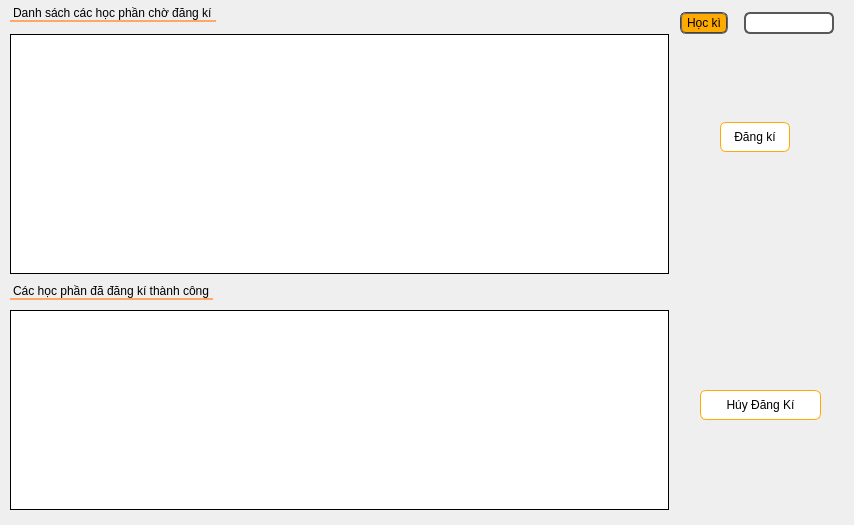
               <widget class="QWidget" name="tab_registerCourse_">
                <attribute name="icon">
                 <iconset resource="image.qrc">
                  <normaloff>:/icon-file/regis_standard.png</normaloff>:/icon-file/regis_standard.png</iconset>
                </attribute>
                <attribute name="title">
                 <string>Đăng Kí Học Phần</string>
                </attribute>
                <widget class="QWidget" name="verticalLayoutWidget">
                 <property name="geometry">
                  <rect>
                   <x>10</x>
                   <y>0</y>
                   <width>661</width>
                   <height>281</height>
                  </rect>
                 </property>
                 <layout class="QVBoxLayout" name="verticalLayout_15">
                  <item>
                   <widget class="QLabel" name="label_5">
                    <property name="sizePolicy">
                     <sizepolicy hsizetype="Fixed" vsizetype="Fixed">
                      <horstretch>0</horstretch>
                      <verstretch>0</verstretch>
                     </sizepolicy>
                    </property>
                    <property name="styleSheet">
                     <string notr="true">border-top: none;
border-left: none;
border-right: none;
border-bottom: 2px solid;
border-bottom-color :  rgb(255, 166, 106);</string>
                    </property>
                    <property name="text">
                     <string>Danh sách các học phần chờ đăng kí</string>
                    </property>
                   </widget>
                  </item>
                  <item>
                   <widget class="QTableView" name="tableView_registerCourse">
                    <property name="sizePolicy">
                     <sizepolicy hsizetype="Fixed" vsizetype="Fixed">
                      <horstretch>0</horstretch>
                      <verstretch>0</verstretch>
                     </sizepolicy>
                    </property>
                    <property name="minimumSize">
                     <size>
                      <width>659</width>
                      <height>240</height>
                     </size>
                    </property>
                    <property name="maximumSize">
                     <size>
                      <width>659</width>
                      <height>240</height>
                     </size>
                    </property>
                    <property name="focusPolicy">
                     <enum>Qt::NoFocus</enum>
                    </property>
                    <property name="autoFillBackground">
                     <bool>true</bool>
                    </property>
                    <property name="styleSheet">
                     <string notr="true">
QHeaderView{border:none;border-bottom:1px solid}
QHeaderView::section{border:none;background-color: rgb(240, 255, 255);border-left-color:black;border-left : 1px solid;}
QTableView::item{background-color:white;}
QTableView::item:selected{background-color:#d0d09c;}
QTableView{background-color :rgb(255, 255, 255); selection-background-color: #d0d09c; selection-color: black;border : 1px solid;}
 QTableView::indicator:unchecked {
     background-color: rgb(255, 255, 255);
 }
QScrollBar:horizontal {
    border: none;
	background-color: rgb(170, 170, 127);
    margin: 0px 15px 0 15px;
	height:15px;
}
QScrollBar::handle:horizontal 
{
	border : none;
	background-color: rgb(255, 170, 0);
	border-radius : 7px;
	height:15px;
	width:50px;
	min-width:50px;
	max-width:50px
}

QScrollBar::sub-line:horizontal {
	border:none;
	width : 15px;
	background-color: rgb(170, 170, 127);
	border-top-left-radius : 0px;
	border-bottom-left-radius :0px;
    subcontrol-position: left;
    subcontrol-origin: margin;
}
QScrollBar::add-line:horizontal 
{	
	border : none;
	width : 15px;
	background-color: rgb(170, 170, 127);
	border-top-right-radius : 0px;
	border-bottom-right-radius : 0px;
    subcontrol-position: right;
    subcontrol-origin: margin;
}
QScrollBar::left-arrow:horizontal,QScrollBar::right-arrow:horizontal
{
	background-color : none;
}
QScrollBar::add-page:horizontal,QScrollBar::sub-page:horizontal
{
	background-color : none;
}

QScrollBar:vertical {
    border: none;
	background-color: rgb(170, 170, 127);
    margin: 15px 0 15px 0;
	border-radius :0px;
	width : 15px;
}
QScrollBar::handle:vertical
{
	border : none;
	background-color: rgb(255, 170, 0);
	border-radius : 7px;
}

QScrollBar::sub-line:vertical {
	border:none;
	height : 15px;
	background-color: rgb(170, 170, 127);
	border-top-left-radius : 0px;
	border-top-right-radius : 0px;
    subcontrol-position: top;
    subcontrol-origin: margin;
}
QScrollBar::add-line:vertical
{	
	border : none;
	height : 15px;
	background-color: rgb(170, 170, 127);
	border-bottom-left-radius : 0px;
	border-bottom-right-radius : 0px;
    subcontrol-position: bottom;
    subcontrol-origin: margin;
}
QScrollBar::left-arrow:vertical,QScrollBar::right-arrow:vertical
{
	background-color : none;
}
QScrollBar::add-page:vertical,QScrollBar::sub-page:vertical
{
	background-color : none;
}</string>
                    </property>
                    <property name="frameShape">
                     <enum>QFrame::NoFrame</enum>
                    </property>
                    <property name="verticalScrollBarPolicy">
                     <enum>Qt::ScrollBarAsNeeded</enum>
                    </property>
                    <property name="horizontalScrollBarPolicy">
                     <enum>Qt::ScrollBarAsNeeded</enum>
                    </property>
                    <property name="sizeAdjustPolicy">
                     <enum>QAbstractScrollArea::AdjustIgnored</enum>
                    </property>
                    <property name="editTriggers">
                     <set>QAbstractItemView::AnyKeyPressed|QAbstractItemView::CurrentChanged|QAbstractItemView::EditKeyPressed|QAbstractItemView::SelectedClicked</set>
                    </property>
                    <property name="alternatingRowColors">
                     <bool>false</bool>
                    </property>
                    <property name="selectionBehavior">
                     <enum>QAbstractItemView::SelectRows</enum>
                    </property>
                    <property name="gridStyle">
                     <enum>Qt::SolidLine</enum>
                    </property>
                    <property name="sortingEnabled">
                     <bool>true</bool>
                    </property>
                   </widget>
                  </item>
                 </layout>
                </widget>
                <widget class="QPushButton" name="pushButton_regis">
                 <property name="geometry">
                  <rect>
                   <x>720</x>
                   <y>122</y>
                   <width>70</width>
                   <height>30</height>
                  </rect>
                 </property>
                 <property name="minimumSize">
                  <size>
                   <width>62</width>
                   <height>22</height>
                  </size>
                 </property>
                 <property name="maximumSize">
                  <size>
                   <width>70</width>
                   <height>30</height>
                  </size>
                 </property>
                 <property name="focusPolicy">
                  <enum>Qt::NoFocus</enum>
                 </property>
                 <property name="styleSheet">
                  <string notr="true">QPushButton
{
	background-color:rgb(255, 255, 255);
	border-style : solid;
	border-width : 1px;
	border-radius : 6px;
	padding : 2px;
	border : 1px solid rgb(255, 170, 0);
}
QPushButton:hover
{
	background-color: rgb(255, 170, 0);
	border:2px solid rgb(68, 68, 68);
	outline : 0;
}
QPushButton:pressed
{
	border:1px solid rgb(162, 108, 0);
	outline : 0;
}
QPushButton:focus
{
	background-color: rgb(255, 170, 0);
	border:1px solid rgb(162, 108, 0);
	outline : 0;
}</string>
                 </property>
                 <property name="text">
                  <string>Đăng kí</string>
                 </property>
                </widget>
                <widget class="QPushButton" name="pushButton_cancelRegis">
                 <property name="geometry">
                  <rect>
                   <x>700</x>
                   <y>390</y>
                   <width>121</width>
                   <height>30</height>
                  </rect>
                 </property>
                 <property name="minimumSize">
                  <size>
                   <width>0</width>
                   <height>30</height>
                  </size>
                 </property>
                 <property name="maximumSize">
                  <size>
                   <width>16777215</width>
                   <height>30</height>
                  </size>
                 </property>
                 <property name="focusPolicy">
                  <enum>Qt::NoFocus</enum>
                 </property>
                 <property name="styleSheet">
                  <string notr="true">QPushButton
{
	background-color:rgb(255, 255, 255);
	border-style : solid;
	border-width : 1px;
	border-radius : 6px;
	padding : 2px;
	border : 1px solid rgb(255, 170, 0);
}
QPushButton:hover
{
	background-color: rgb(255, 170, 0);
	border:2px solid rgb(68, 68, 68);
	outline : 0;
}
QPushButton:pressed
{
	border:1px solid rgb(162, 108, 0);
	outline : 0;
}
QPushButton:focus
{
	background-color: rgb(255, 170, 0);
	border:1px solid rgb(162, 108, 0);
	outline : 0;
}</string>
                 </property>
                 <property name="text">
                  <string>Húy Đăng Kí</string>
                 </property>
                </widget>
                <widget class="QWidget" name="verticalLayoutWidget_2">
                 <property name="geometry">
                  <rect>
                   <x>10</x>
                   <y>280</y>
                   <width>663</width>
                   <height>236</height>
                  </rect>
                 </property>
                 <layout class="QVBoxLayout" name="verticalLayout_16">
                  <item>
                   <widget class="QLabel" name="label_7">
                    <property name="sizePolicy">
                     <sizepolicy hsizetype="Fixed" vsizetype="Fixed">
                      <horstretch>0</horstretch>
                      <verstretch>0</verstretch>
                     </sizepolicy>
                    </property>
                    <property name="styleSheet">
                     <string notr="true">border-top: none;
border-left: none;
border-right: none;
border-bottom: 2px solid;
border-bottom-color :  rgb(255, 166, 106);</string>
                    </property>
                    <property name="text">
                     <string>Các học phần đã đăng kí thành công</string>
                    </property>
                   </widget>
                  </item>
                  <item>
                   <widget class="QTableView" name="tableView_registeredCourse">
                    <property name="sizePolicy">
                     <sizepolicy hsizetype="Fixed" vsizetype="Fixed">
                      <horstretch>0</horstretch>
                      <verstretch>0</verstretch>
                     </sizepolicy>
                    </property>
                    <property name="minimumSize">
                     <size>
                      <width>550</width>
                      <height>200</height>
                     </size>
                    </property>
                    <property name="maximumSize">
                     <size>
                      <width>659</width>
                      <height>200</height>
                     </size>
                    </property>
                    <property name="focusPolicy">
                     <enum>Qt::NoFocus</enum>
                    </property>
                    <property name="autoFillBackground">
                     <bool>true</bool>
                    </property>
                    <property name="styleSheet">
                     <string notr="true">
QHeaderView{border:none;border-bottom:1px solid}
QHeaderView::section{border:none;background-color: rgb(240, 255, 255);border-left-color:black;border-left : 1px solid;}
QTableView::item{background-color:white;}
QTableView::item:selected{background-color:#d0d09c;}
QTableView{background-color :rgb(255, 255, 255); selection-background-color: #d0d09c; selection-color: black;border : 1px solid;}
 QTableView::indicator:unchecked {
     background-color: rgb(255, 255, 255);
 }
QScrollBar:horizontal {
    border: none;
	background-color: rgb(170, 170, 127);
    margin: 0px 15px 0 15px;
	height:15px;
}
QScrollBar::handle:horizontal 
{
	border : none;
	background-color: rgb(255, 170, 0);
	border-radius : 7px;
	height:15px;
	width:50px;
	min-width:50px;
	max-width:50px
}

QScrollBar::sub-line:horizontal {
	border:none;
	width : 15px;
	background-color: rgb(170, 170, 127);
	border-top-left-radius : 0px;
	border-bottom-left-radius :0px;
    subcontrol-position: left;
    subcontrol-origin: margin;
}
QScrollBar::add-line:horizontal 
{	
	border : none;
	width : 15px;
	background-color: rgb(170, 170, 127);
	border-top-right-radius : 0px;
	border-bottom-right-radius : 0px;
    subcontrol-position: right;
    subcontrol-origin: margin;
}
QScrollBar::left-arrow:horizontal,QScrollBar::right-arrow:horizontal
{
	background-color : none;
}
QScrollBar::add-page:horizontal,QScrollBar::sub-page:horizontal
{
	background-color : none;
}

QScrollBar:vertical {
    border: none;
	background-color: rgb(170, 170, 127);
    margin: 15px 0 15px 0;
	border-radius :0px;
	width : 15px;
}
QScrollBar::handle:vertical
{
	border : none;
	background-color: rgb(255, 170, 0);
	border-radius : 7px;
}

QScrollBar::sub-line:vertical {
	border:none;
	height : 15px;
	background-color: rgb(170, 170, 127);
	border-top-left-radius : 0px;
	border-top-right-radius : 0px;
    subcontrol-position: top;
    subcontrol-origin: margin;
}
QScrollBar::add-line:vertical
{	
	border : none;
	height : 15px;
	background-color: rgb(170, 170, 127);
	border-bottom-left-radius : 0px;
	border-bottom-right-radius : 0px;
    subcontrol-position: bottom;
    subcontrol-origin: margin;
}
QScrollBar::left-arrow:vertical,QScrollBar::right-arrow:vertical
{
	background-color : none;
}
QScrollBar::add-page:vertical,QScrollBar::sub-page:vertical
{
	background-color : none;
}</string>
                    </property>
                    <property name="verticalScrollBarPolicy">
                     <enum>Qt::ScrollBarAsNeeded</enum>
                    </property>
                    <property name="horizontalScrollBarPolicy">
                     <enum>Qt::ScrollBarAsNeeded</enum>
                    </property>
                    <property name="sizeAdjustPolicy">
                     <enum>QAbstractScrollArea::AdjustIgnored</enum>
                    </property>
                    <property name="editTriggers">
                     <set>QAbstractItemView::NoEditTriggers</set>
                    </property>
                    <property name="selectionBehavior">
                     <enum>QAbstractItemView::SelectRows</enum>
                    </property>
                    <property name="sortingEnabled">
                     <bool>true</bool>
                    </property>
                   </widget>
                  </item>
                 </layout>
                </widget>
                <widget class="QWidget" name="layoutWidget">
                 <property name="geometry">
                  <rect>
                   <x>670</x>
                   <y>10</y>
                   <width>175</width>
                   <height>26</height>
                  </rect>
                 </property>
                 <layout class="QHBoxLayout" name="horizontalLayout_9">
                  <item>
                   <widget class="QLabel" name="label_8">
                    <property name="sizePolicy">
                     <sizepolicy hsizetype="Fixed" vsizetype="Fixed">
                      <horstretch>0</horstretch>
                      <verstretch>0</verstretch>
                     </sizepolicy>
                    </property>
                    <property name="styleSheet">
                     <string notr="true">background-color: rgb(255, 170, 0);
border-style : groove;
border-width : 1px;
border-radius : 6px;
padding : 2px;
border:2px groove rgb(68, 68, 68);
</string>
                    </property>
                    <property name="text">
                     <string>Học kì</string>
                    </property>
                   </widget>
                  </item>
                  <item>
                   <widget class="QComboBox" name="comboBox">
                    <property name="sizePolicy">
                     <sizepolicy hsizetype="Fixed" vsizetype="Fixed">
                      <horstretch>0</horstretch>
                      <verstretch>0</verstretch>
                     </sizepolicy>
                    </property>
                    <property name="minimumSize">
                     <size>
                      <width>90</width>
                      <height>0</height>
                     </size>
                    </property>
                    <property name="maximumSize">
                     <size>
                      <width>90</width>
                      <height>16777215</height>
                     </size>
                    </property>
                    <property name="focusPolicy">
                     <enum>Qt::NoFocus</enum>
                    </property>
                    <property name="styleSheet">
                     <string notr="true">QComboBox
{
    subcontrol-origin: padding;
    subcontrol-position: top right;
	selection-background-color :rgb(255, 170, 0);
	background-color:white;
    selection-color: black;
    color: black;
    border-style: solid;
    border: 2px solid rgb(88, 88, 88);
    border-radius: 6;
    padding: 1px 0px 1px 20px;
}


QComboBox:hover
{
	border:2px solid rgb(255, 170, 0);
    color: black;
	outline : none;
}
QComboBox:focus
{
	border:2px solid rgb(255, 170, 0);
    color: black;
	outline : none;
}


QComboBox:on
{
	border-radius : 5px;
    padding-top: 0px;
    padding-left: 0px;
    selection-background-color: rgb(255, 170, 0);
	color: black;
	selection-color :black;
}

QComboBox:!on
{
    color: black;
}

QComboBox QAbstractItemView
{
	border: 2px solid darkgray;
	background-color:white;
    selection-color: black;
    selection-background-color: rgb(255, 170, 0);
	outline : 0;
}

QComboBox::drop-down
{
     subcontrol-origin: padding;
     subcontrol-position: top right;
     width: 15px;
     color: white;
     border-left-width: 0px;
     border-left-color: darkgray;
     border-left-style: solid; /* just a single line */
     border-top-right-radius: 6px; /* same radius as the QComboBox */
     border-bottom-right-radius: 6px;
     padding-left: 10px;
 }

QComboBox::down-arrow
{
     width: 7px;
     height: 5px;
}

QComboBox QAbstractItemView::item:selected
{
	border : 1px groove rgb(108, 108, 108);
	background-color: rgb(170, 170, 127);
	color : black;
	selection-color:black;
}
QComboBox QAbstractItemView::item
{
	border : 1px groove rgb(108, 108, 108);
	color : black;
	selection-color:black;
}

QScrollBar:vertical {
    border: none;
	background-color: rgb(170, 170, 127);
    margin: 15px 0 15px 0;
	border-radius :0px;
	width : 10px;
}
QScrollBar::handle:vertical
{
	border : none;
	background-color: rgb(255, 170, 0);
	border-radius :4px;
}

QScrollBar::sub-line:vertical {
	border:none;
	height : 15px;
	background-color: rgb(170, 170, 127);
	border-top-left-radius : 4px;
	border-top-right-radius : 4px;
    subcontrol-position: top;
    subcontrol-origin: margin;
}
QScrollBar::add-line:vertical
{	
	border : none;
	height : 15px;
	background-color: rgb(170, 170, 127);
	border-bottom-left-radius : 4px;
	border-bottom-right-radius : 4px;
    subcontrol-position: bottom;
    subcontrol-origin: margin;
}
QScrollBar::left-arrow:vertical,QScrollBar::right-arrow:vertical
{
	background-color : none;
}
QScrollBar::add-page:vertical,QScrollBar::sub-page:vertical
{
	background-color : none;
}

</string>
                    </property>
                   </widget>
                  </item>
                 </layout>
                </widget>
               </widget>
